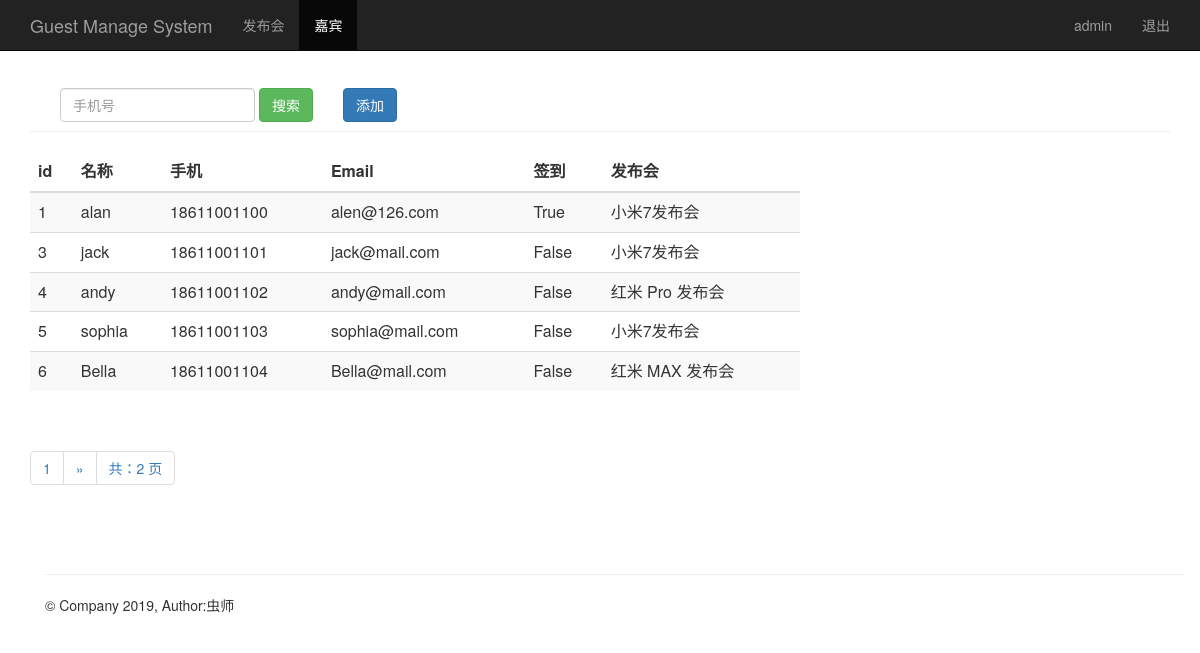
The page /guest_manage/ (signed in) on the database its author committed.
### sign/models/guest.py (models this page shows, shortened)
class Guest(models.Model):
    event = models.ForeignKey(Event, on_delete=models.CASCADE)  # 关联发布会id
    realname = models.CharField(max_length=64)  # 姓名
    phone = models.CharField(max_length=16)     # 手机号
    email = models.EmailField()                 # 邮箱
    sign = models.BooleanField()                # 签到状态
    create_time = models.DateTimeField(auto_now=True)  # 创建时间（自动获取当前时间）
    class Meta:
        unique_together = ('phone', 'event')
        ordering = ['-id']

### sign/models/event.py (models this page shows)
class Event(models.Model):
    name = models.CharField(max_length=100)            # 发布会标题
    limit = models.IntegerField()                      # 限制人数
    status = models.BooleanField()                     # 状态
    address = models.CharField(max_length=200)         # 地址
    start_time = models.DateTimeField('events time')   # 发布会时间
    create_time = models.DateTimeField(auto_now=True)  # 创建时间（自动获取当前时间）
    def __str__(self):
        return self.name

### sign/views/views.py (the view)
# urls.py: path('guest_manage/', views.guest_manage),
@login_required
def guest_manage(request):
    username = request.session.get('user', '')
    guests = Guest.objects.get_queryset().order_by('id')
    paginator = Paginator(guests, 5)
    page = request.GET.get('page')
    try:
        contacts = paginator.page(page)
    except PageNotAnInteger:
        contacts = paginator.page(1)
    except EmptyPage:
        contacts = paginator.page(paginator.num_pages)
    return render(request, "guest_manage.html", {"user": username, "guests": contacts})

### sign/templates/guest_manage.html (shortened to what this page needs)
{% extends "base.html" %}
{% block content %}
      <nav class="navbar navbar-inverse navbar-fixed-top">
        <div class="container">
          <div class="navbar-header">
            <a class="navbar-brand" href="/guest_manage/">Guest Manage System</a>
          </div>
          <div id="navbar" class="collapse navbar-collapse">
            <ul class="nav navbar-nav">
              <li><a href="/event_manage/">发布会</a></li>
              <li class="active"><a href="#about">嘉宾</a></li>
            </ul>
            <ul class="nav navbar-nav navbar-right">
             <li><a href="#">{{user}}</a></li>
             <li><a href="/logout/">退出</a></li>
           </ul>
          </div>
        </div>
      </nav>
      <div class="container theme-showcase" role="main">
        <div class="page-header" style="margin-top: 80px;">
          <div id="navbar" class="navbar-collapse collapse" style="float:left;">
            <form class="navbar-form" method="get" action="/search_phone/">
              <div class="form-group">
                <input name="phone" type="text" placeholder="手机号" class="form-control">
              </div>
              <button type="submit" class="btn btn-success">搜索</button>
            </form>
          </div>
          <div "float:right;">
            <button type="submit" class="btn btn-primary" onclick="window.location.href='/add_guest/'" style="margin-top: 8px;">添加</button>
          </div>
        </div>
        <div class="row">
          <div class="col-md-6" style="width: 800px;">
            <table class="table table-striped">
              <thead>
                <tr>
                  <th>id</th>
                  <th>名称</th>
                  <th>手机</th>
                  <th>Email</th>
                  <th>签到</th>
                  <th>发布会</th>
                </tr>
              </thead>
              <tbody>
                {% for guest in guests %}
                  <tr>
                    <td>{{ guest.id }}</td>
                    <td>{{ guest.realname }}</td>
                    <td>{{ guest.phone }}</td>
                    <td>{{ guest.email }}</td>
                    <td>{{ guest.sign }}</td>
                    <td>{{ guest.event }}</td>
                  </tr>
               {% endfor %}
              </tbody>
            </table>
          </div>
        </div>
      <div class="pagination">
        <span class="step-links">
          <ul class="pagination">
             <li><a href="#">{{ guests.number }}</a></li>
            {% if guests.has_next %}
              {% if phone %}
                <li><a href="?phone={{ phone }}&page={{ guests.next_page_number }}">&raquo;</a></li>
              {% else %}
               <li><a href="?page={{ guests.next_page_number }}">&raquo;</a></li>
              {% endif %}
            {% endif %}
            <li><a href="#">共：{{ guests.paginator.num_pages }} 页</a></li>
          </ul>
        </span>
      </div>
{% endblock %}

### rows shown on the page
Guest: id "1", realname "alan", phone "18611001100", email "alen@126.com", sign "True", event "小米7发布会"
Guest: id "3", realname "jack", phone "18611001101", email "jack@mail.com", sign "False", event "小米7发布会"
Guest: id "4", realname "andy", phone "18611001102", email "andy@mail.com", sign "False", event "红米 Pro 发布会"
Guest: id "5", realname "sophia", phone "18611001103", email "sophia@mail.com", sign "False", event "小米7发布会"
Guest: id "6", realname "Bella", phone "18611001104", email "Bella@mail.com", sign "False", event "红米 MAX 发布会"

### other values the page prints
{{ user }} "admin"
{{ guests.number }} "1"
{{ guests.paginator.num_pages }} "2"
